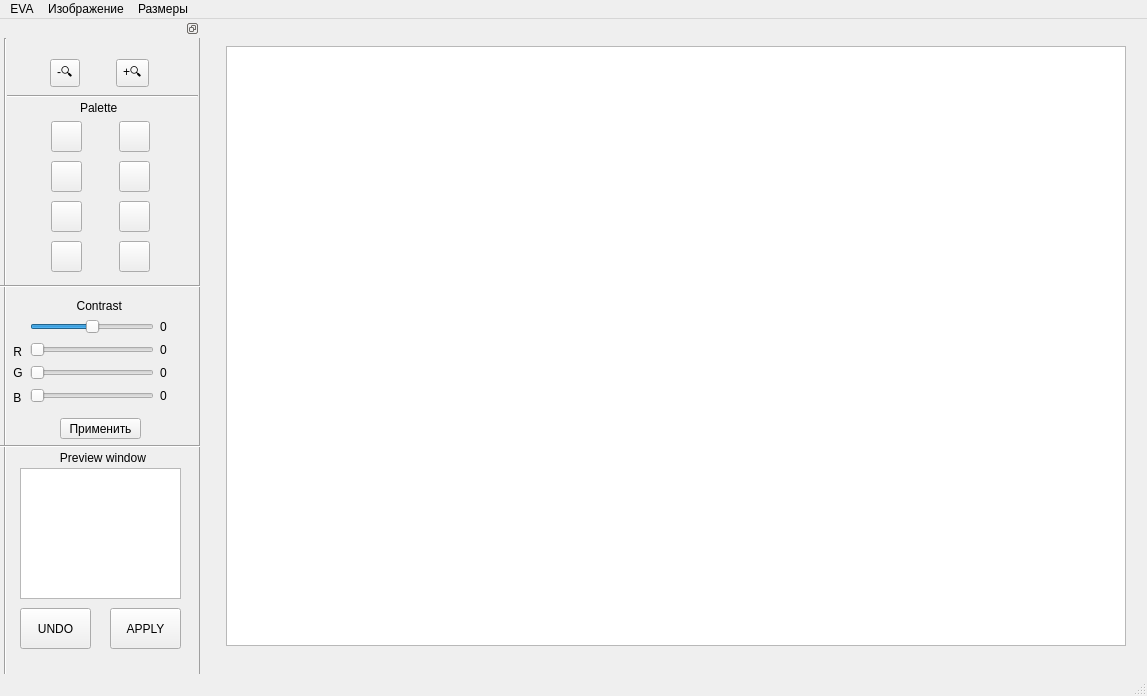
<?xml version="1.0" encoding="UTF-8"?>
<ui version="4.0">
 <class>MainWindow</class>
 <widget class="QMainWindow" name="MainWindow">
  <property name="geometry">
   <rect>
    <x>0</x>
    <y>0</y>
    <width>1147</width>
    <height>696</height>
   </rect>
  </property>
  <property name="windowTitle">
   <string>EVA Redactor</string>
  </property>
  <widget class="QWidget" name="centralwidget">
   <layout class="QGridLayout" name="gridLayout">
    <item row="0" column="0">
     <widget class="QGraphicsView" name="graphicsView">
      <property name="enabled">
       <bool>true</bool>
      </property>
      <property name="sizePolicy">
       <sizepolicy hsizetype="Maximum" vsizetype="Maximum">
        <horstretch>0</horstretch>
        <verstretch>0</verstretch>
       </sizepolicy>
      </property>
      <property name="minimumSize">
       <size>
        <width>900</width>
        <height>600</height>
       </size>
      </property>
      <property name="baseSize">
       <size>
        <width>0</width>
        <height>0</height>
       </size>
      </property>
      <property name="verticalScrollBarPolicy">
       <enum>Qt::ScrollBarAsNeeded</enum>
      </property>
      <property name="horizontalScrollBarPolicy">
       <enum>Qt::ScrollBarAsNeeded</enum>
      </property>
      <property name="sizeAdjustPolicy">
       <enum>QAbstractScrollArea::AdjustIgnored</enum>
      </property>
      <property name="sceneRect">
       <rectf>
        <x>0.000000000000000</x>
        <y>0.000000000000000</y>
        <width>0.000000000000000</width>
        <height>0.000000000000000</height>
       </rectf>
      </property>
     </widget>
    </item>
   </layout>
  </widget>
  <widget class="QMenuBar" name="menubar">
   <property name="geometry">
    <rect>
     <x>0</x>
     <y>0</y>
     <width>1147</width>
     <height>21</height>
    </rect>
   </property>
   <widget class="QMenu" name="menu_Image">
    <property name="title">
     <string>Изображение</string>
    </property>
    <addaction name="actionOpen"/>
    <addaction name="actionSave_2"/>
    <addaction name="actionExit"/>
   </widget>
   <widget class="QMenu" name="menu_Size">
    <property name="title">
     <string>Размеры</string>
    </property>
    <addaction name="actionImage_size"/>
    <addaction name="separator"/>
    <addaction name="actionScene_size"/>
   </widget>
   <widget class="QMenu" name="menuEVA">
    <property name="title">
     <string>EVA</string>
    </property>
    <addaction name="actionE_gor_2"/>
    <addaction name="actionV_lad_2"/>
    <addaction name="actionA_rtem_2"/>
   </widget>
   <addaction name="menuEVA"/>
   <addaction name="menu_Image"/>
   <addaction name="menu_Size"/>
  </widget>
  <widget class="QStatusBar" name="statusbar"/>
  <widget class="QDockWidget" name="dockWidget_3">
   <property name="minimumSize">
    <size>
     <width>200</width>
     <height>642</height>
    </size>
   </property>
   <property name="maximumSize">
    <size>
     <width>200</width>
     <height>1080</height>
    </size>
   </property>
   <property name="features">
    <set>QDockWidget::DockWidgetFloatable|QDockWidget::DockWidgetMovable</set>
   </property>
   <attribute name="dockWidgetArea">
    <number>1</number>
   </attribute>
   <widget class="QWidget" name="dockWidgetContents_5">
    <widget class="QWidget" name="horizontalLayoutWidget">
     <property name="geometry">
      <rect>
       <x>20</x>
       <y>20</y>
       <width>161</width>
       <height>31</height>
      </rect>
     </property>
     <layout class="QHBoxLayout" name="horizontalLayout">
      <item>
       <widget class="QToolButton" name="toolButton">
        <property name="text">
         <string>-🔍</string>
        </property>
       </widget>
      </item>
      <item>
       <widget class="QToolButton" name="toolButton_2">
        <property name="text">
         <string>+🔍</string>
        </property>
       </widget>
      </item>
     </layout>
    </widget>
    <widget class="QGraphicsView" name="graphicsView_3">
     <property name="geometry">
      <rect>
       <x>20</x>
       <y>430</y>
       <width>161</width>
       <height>131</height>
      </rect>
     </property>
     <property name="sizePolicy">
      <sizepolicy hsizetype="Maximum" vsizetype="Maximum">
       <horstretch>0</horstretch>
       <verstretch>0</verstretch>
      </sizepolicy>
     </property>
     <property name="minimumSize">
      <size>
       <width>100</width>
       <height>100</height>
      </size>
     </property>
    </widget>
    <widget class="Line" name="line">
     <property name="geometry">
      <rect>
       <x>190</x>
       <y>-120</y>
       <width>21</width>
       <height>1071</height>
      </rect>
     </property>
     <property name="orientation">
      <enum>Qt::Vertical</enum>
     </property>
    </widget>
    <widget class="Line" name="line_2">
     <property name="geometry">
      <rect>
       <x>-10</x>
       <y>0</y>
       <width>31</width>
       <height>1031</height>
      </rect>
     </property>
     <property name="orientation">
      <enum>Qt::Vertical</enum>
     </property>
    </widget>
    <widget class="QLabel" name="label">
     <property name="geometry">
      <rect>
       <x>10</x>
       <y>303</y>
       <width>20</width>
       <height>21</height>
      </rect>
     </property>
     <property name="text">
      <string> R</string>
     </property>
    </widget>
    <widget class="QLabel" name="label_2">
     <property name="geometry">
      <rect>
       <x>10</x>
       <y>319</y>
       <width>20</width>
       <height>31</height>
      </rect>
     </property>
     <property name="text">
      <string> G</string>
     </property>
    </widget>
    <widget class="QLabel" name="label_3">
     <property name="geometry">
      <rect>
       <x>10</x>
       <y>350</y>
       <width>20</width>
       <height>20</height>
      </rect>
     </property>
     <property name="text">
      <string> B</string>
     </property>
    </widget>
    <widget class="QLabel" name="label_4">
     <property name="geometry">
      <rect>
       <x>70</x>
       <y>260</y>
       <width>81</width>
       <height>16</height>
      </rect>
     </property>
     <property name="text">
      <string>  Contrast</string>
     </property>
    </widget>
    <widget class="QPushButton" name="ApplyButton">
     <property name="geometry">
      <rect>
       <x>60</x>
       <y>380</y>
       <width>81</width>
       <height>21</height>
      </rect>
     </property>
     <property name="text">
      <string>Применить</string>
     </property>
    </widget>
    <widget class="QWidget" name="gridLayoutWidget">
     <property name="geometry">
      <rect>
       <x>20</x>
       <y>80</y>
       <width>161</width>
       <height>161</height>
      </rect>
     </property>
     <layout class="QGridLayout" name="gridLayout_2">
      <item row="1" column="0">
       <widget class="QPushButton" name="pColor3">
        <property name="maximumSize">
         <size>
          <width>31</width>
          <height>31</height>
         </size>
        </property>
        <property name="text">
         <string/>
        </property>
       </widget>
      </item>
      <item row="1" column="1">
       <widget class="QPushButton" name="pColor4">
        <property name="maximumSize">
         <size>
          <width>31</width>
          <height>31</height>
         </size>
        </property>
        <property name="text">
         <string/>
        </property>
       </widget>
      </item>
      <item row="2" column="0">
       <widget class="QPushButton" name="pColor5">
        <property name="maximumSize">
         <size>
          <width>31</width>
          <height>31</height>
         </size>
        </property>
        <property name="text">
         <string/>
        </property>
       </widget>
      </item>
      <item row="0" column="1">
       <widget class="QPushButton" name="pColor2">
        <property name="maximumSize">
         <size>
          <width>31</width>
          <height>31</height>
         </size>
        </property>
        <property name="text">
         <string/>
        </property>
       </widget>
      </item>
      <item row="0" column="0">
       <widget class="QPushButton" name="pColor1">
        <property name="maximumSize">
         <size>
          <width>31</width>
          <height>31</height>
         </size>
        </property>
        <property name="text">
         <string/>
        </property>
       </widget>
      </item>
      <item row="2" column="1">
       <widget class="QPushButton" name="pColor6">
        <property name="maximumSize">
         <size>
          <width>31</width>
          <height>31</height>
         </size>
        </property>
        <property name="text">
         <string/>
        </property>
       </widget>
      </item>
      <item row="3" column="0">
       <widget class="QPushButton" name="pColor7">
        <property name="maximumSize">
         <size>
          <width>31</width>
          <height>31</height>
         </size>
        </property>
        <property name="text">
         <string/>
        </property>
       </widget>
      </item>
      <item row="3" column="1">
       <widget class="QPushButton" name="pColor8">
        <property name="maximumSize">
         <size>
          <width>31</width>
          <height>31</height>
         </size>
        </property>
        <property name="text">
         <string/>
        </property>
       </widget>
      </item>
     </layout>
    </widget>
    <widget class="QPushButton" name="UNDO">
     <property name="geometry">
      <rect>
       <x>20</x>
       <y>570</y>
       <width>71</width>
       <height>41</height>
      </rect>
     </property>
     <property name="text">
      <string>UNDO</string>
     </property>
    </widget>
    <widget class="QPushButton" name="APPLY">
     <property name="geometry">
      <rect>
       <x>110</x>
       <y>570</y>
       <width>71</width>
       <height>41</height>
      </rect>
     </property>
     <property name="text">
      <string>APPLY</string>
     </property>
    </widget>
    <widget class="QLabel" name="CUBE">
     <property name="geometry">
      <rect>
       <x>150</x>
       <y>380</y>
       <width>30</width>
       <height>21</height>
      </rect>
     </property>
     <property name="text">
      <string/>
     </property>
    </widget>
    <widget class="QWidget" name="gridLayoutWidget_2">
     <property name="geometry">
      <rect>
       <x>30</x>
       <y>280</y>
       <width>151</width>
       <height>91</height>
      </rect>
     </property>
     <layout class="QGridLayout" name="gridLayout_4">
      <item row="4" column="0">
       <widget class="QSlider" name="SliderBlue">
        <property name="maximum">
         <number>255</number>
        </property>
        <property name="orientation">
         <enum>Qt::Horizontal</enum>
        </property>
       </widget>
      </item>
      <item row="0" column="0">
       <widget class="QSlider" name="SliderContrast">
        <property name="minimum">
         <number>-100</number>
        </property>
        <property name="maximum">
         <number>100</number>
        </property>
        <property name="pageStep">
         <number>10</number>
        </property>
        <property name="orientation">
         <enum>Qt::Horizontal</enum>
        </property>
       </widget>
      </item>
      <item row="1" column="0">
       <widget class="QSlider" name="SliderRed">
        <property name="maximum">
         <number>255</number>
        </property>
        <property name="orientation">
         <enum>Qt::Horizontal</enum>
        </property>
       </widget>
      </item>
      <item row="3" column="0">
       <widget class="QSlider" name="SliderGreen">
        <property name="maximum">
         <number>255</number>
        </property>
        <property name="orientation">
         <enum>Qt::Horizontal</enum>
        </property>
       </widget>
      </item>
      <item row="3" column="1">
       <widget class="QLabel" name="label_6">
        <property name="minimumSize">
         <size>
          <width>21</width>
          <height>16</height>
         </size>
        </property>
        <property name="text">
         <string>0</string>
        </property>
       </widget>
      </item>
      <item row="1" column="1">
       <widget class="QLabel" name="label_8">
        <property name="minimumSize">
         <size>
          <width>21</width>
          <height>16</height>
         </size>
        </property>
        <property name="text">
         <string>0</string>
        </property>
       </widget>
      </item>
      <item row="0" column="1">
       <widget class="QLabel" name="label_5">
        <property name="minimumSize">
         <size>
          <width>21</width>
          <height>16</height>
         </size>
        </property>
        <property name="text">
         <string>0</string>
        </property>
       </widget>
      </item>
      <item row="4" column="1">
       <widget class="QLabel" name="label_7">
        <property name="minimumSize">
         <size>
          <width>21</width>
          <height>16</height>
         </size>
        </property>
        <property name="text">
         <string>0</string>
        </property>
       </widget>
      </item>
     </layout>
    </widget>
    <widget class="Line" name="line_3">
     <property name="geometry">
      <rect>
       <x>7</x>
       <y>50</y>
       <width>191</width>
       <height>16</height>
      </rect>
     </property>
     <property name="orientation">
      <enum>Qt::Horizontal</enum>
     </property>
    </widget>
    <widget class="Line" name="line_4">
     <property name="geometry">
      <rect>
       <x>0</x>
       <y>240</y>
       <width>201</width>
       <height>16</height>
      </rect>
     </property>
     <property name="orientation">
      <enum>Qt::Horizontal</enum>
     </property>
    </widget>
    <widget class="Line" name="line_5">
     <property name="geometry">
      <rect>
       <x>0</x>
       <y>400</y>
       <width>201</width>
       <height>16</height>
      </rect>
     </property>
     <property name="orientation">
      <enum>Qt::Horizontal</enum>
     </property>
    </widget>
    <widget class="QLabel" name="label_9">
     <property name="geometry">
      <rect>
       <x>80</x>
       <y>60</y>
       <width>81</width>
       <height>20</height>
      </rect>
     </property>
     <property name="text">
      <string>Palette</string>
     </property>
    </widget>
    <widget class="QLabel" name="label_10">
     <property name="geometry">
      <rect>
       <x>50</x>
       <y>410</y>
       <width>101</width>
       <height>20</height>
      </rect>
     </property>
     <property name="text">
      <string>   Preview window</string>
     </property>
    </widget>
   </widget>
  </widget>
  <action name="actionOpen">
   <property name="text">
    <string>Open</string>
   </property>
  </action>
  <action name="actionSave">
   <property name="text">
    <string>Save</string>
   </property>
  </action>
  <action name="actionSave_2">
   <property name="text">
    <string>Save</string>
   </property>
  </action>
  <action name="actionExit">
   <property name="text">
    <string>Exit</string>
   </property>
  </action>
  <action name="actionImage_size">
   <property name="text">
    <string>Image size</string>
   </property>
  </action>
  <action name="actionE_gor">
   <property name="text">
    <string>E gor</string>
   </property>
  </action>
  <action name="actionV_lad">
   <property name="text">
    <string>V lad</string>
   </property>
  </action>
  <action name="actionA_rtem">
   <property name="text">
    <string>A rtem</string>
   </property>
  </action>
  <action name="actionE_gor_2">
   <property name="text">
    <string>E gor</string>
   </property>
  </action>
  <action name="actionV_lad_2">
   <property name="text">
    <string>V lad</string>
   </property>
  </action>
  <action name="actionA_rtem_2">
   <property name="text">
    <string>A rtem</string>
   </property>
  </action>
  <action name="actionScene_size">
   <property name="text">
    <string>Scene size</string>
   </property>
  </action>
 </widget>
 <resources/>
 <connections>
  <connection>
   <sender>SliderContrast</sender>
   <signal>valueChanged(int)</signal>
   <receiver>label_5</receiver>
   <slot>setNum(int)</slot>
   <hints>
    <hint type="sourcelabel">
     <x>48</x>
     <y>336</y>
    </hint>
    <hint type="destinationlabel">
     <x>179</x>
     <y>337</y>
    </hint>
   </hints>
  </connection>
  <connection>
   <sender>SliderBlue</sender>
   <signal>valueChanged(int)</signal>
   <receiver>label_7</receiver>
   <slot>setNum(int)</slot>
   <hints>
    <hint type="sourcelabel">
     <x>64</x>
     <y>405</y>
    </hint>
    <hint type="destinationlabel">
     <x>179</x>
     <y>406</y>
    </hint>
   </hints>
  </connection>
  <connection>
   <sender>SliderRed</sender>
   <signal>valueChanged(int)</signal>
   <receiver>label_8</receiver>
   <slot>setNum(int)</slot>
   <hints>
    <hint type="sourcelabel">
     <x>62</x>
     <y>359</y>
    </hint>
    <hint type="destinationlabel">
     <x>179</x>
     <y>360</y>
    </hint>
   </hints>
  </connection>
  <connection>
   <sender>SliderGreen</sender>
   <signal>valueChanged(int)</signal>
   <receiver>label_6</receiver>
   <slot>setNum(int)</slot>
   <hints>
    <hint type="sourcelabel">
     <x>64</x>
     <y>382</y>
    </hint>
    <hint type="destinationlabel">
     <x>179</x>
     <y>383</y>
    </hint>
   </hints>
  </connection>
 </connections>
</ui>
